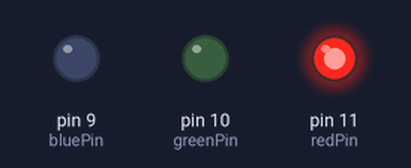
A sketch run on a simulated Arduino Uno, built with avr-gcc and run on an emulated ATmega328P. Shown: output pins drawn as LEDs (lit = HIGH).

Above: at 0.5 s.
At 2.5 s:
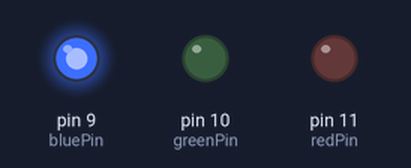
At 3.5 s:
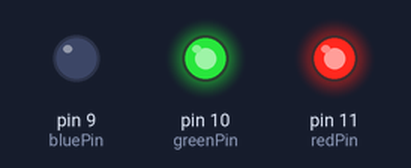
At 4.5 s:
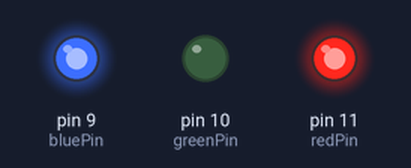
At 6.5 s:
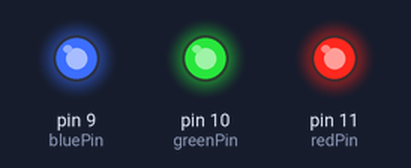
At 8.5 s:
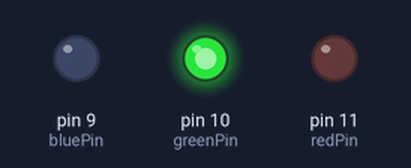
Timing chart, 0 to 9.1 s (numbered marks = the images above):
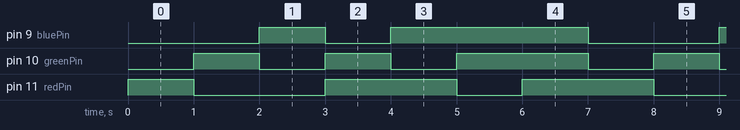

The sketch:

ex6_1.ino
```cpp
int redPin = 11;               //宣告紅色LED接腳
int greenPin = 10;             //宣告綠色LED接腳
int bluePin = 9;               //宣告藍色LED接腳
void setup()
{
  pinMode(redPin, OUTPUT);     //設定紅色LED接腳
  pinMode(greenPin, OUTPUT);  //設定綠色LED接腳
  pinMode(bluePin, OUTPUT);   //設定藍色LED接腳
}
void loop()
{
  setColor(255, 0, 0);           // 紅
  delay(1000);
  setColor(0, 255, 0);           // 綠
  delay(1000);
  setColor(0, 0, 255);           // 藍
  delay(1000);
  setColor(255, 255, 0);        // 黃
  delay(1000);
  setColor(255, 0,255);         // 紫
  delay(1000);
  setColor(0, 255, 255);        // 青
  delay(1000);
  setColor(255, 255, 255);      // 白
  delay(1000);
}
//顏色調配副程式
void setColor(int red, int green, int blue)
{
  analogWrite(redPin, red);
  analogWrite(greenPin, green);
  analogWrite(bluePin, blue);
}
```

Measured:
- by itself, pin 9 (bluePin): repeats every 7.0 s: LOW 1.0 s, HIGH 3.0 s, LOW 2.0 s, HIGH 1.0 s
- by itself, pin 10 (greenPin): repeats every 7.0 s: LOW 1.0 s, HIGH 1.0 s, LOW 1.0 s, HIGH 2.0 s, LOW 1.0 s, HIGH 1.0 s
- by itself, pin 11 (redPin): repeats every 7.0 s: LOW 2.0 s, HIGH 2.0 s, LOW 1.0 s, HIGH 2.0 s
